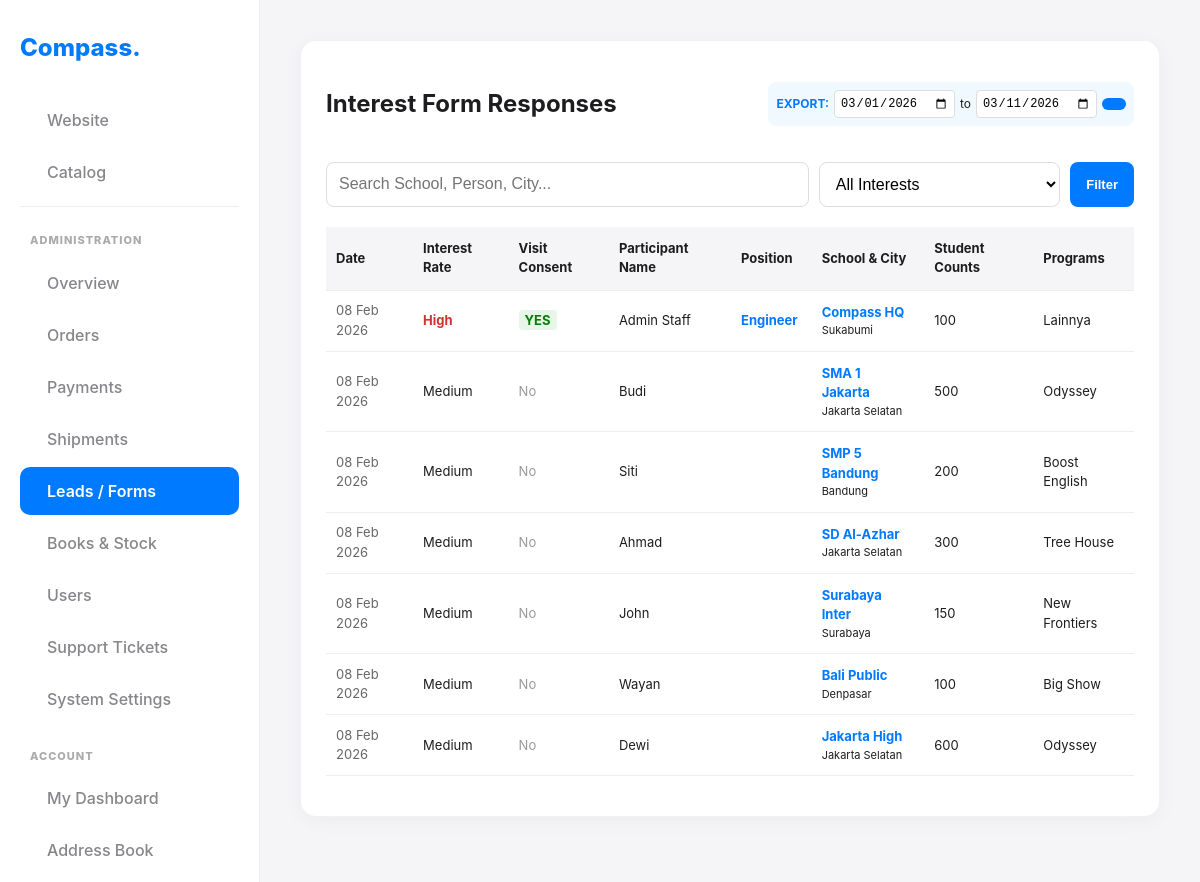
The page /?page=admin_forms (signed in) on the database its author committed.
### tables this page shows
CREATE TABLE `interest_forms` (
  `id` int NOT NULL,
  `school_name` varchar(150) DEFAULT NULL,
  `participant_name` varchar(100) DEFAULT NULL,
  `email` varchar(100) DEFAULT NULL,
  `phone` varchar(20) DEFAULT NULL,
  `city` varchar(100) DEFAULT NULL,
  `contact` varchar(100) DEFAULT NULL,
  `position` varchar(100) DEFAULT NULL,
  `student_count` int DEFAULT NULL,
  `programs` text,
  `visit_consent` varchar(20) DEFAULT NULL,
  `interest_level` varchar(100) DEFAULT NULL,
  `status` enum('new','contacted') DEFAULT 'new',
  `created_at` timestamp NULL DEFAULT CURRENT_TIMESTAMP
);

### view_admin_forms.php (the view, shortened to what this page needs)
<?php
$pdo = getDB();
$search = $_GET['q'] ?? '';
$sql = "SELECT * FROM interest_forms WHERE 1=1";
$params = [];
$sql .= " ORDER BY created_at DESC";
$stmt = $pdo->prepare($sql);
$stmt->execute($params);
$rows = $stmt->fetchAll();
?>
<div class="card">
    <div style="display:flex; justify-content:space-between; align-items:center; flex-wrap:wrap; gap:15px; margin-bottom:20px;">
        <h2>Interest Form Responses</h2>
        <form action="export.php" method="GET" style="display:flex; gap:5px; align-items:center; background:#f0f9ff; padding:8px; border-radius:8px;">
            <span style="font-size:12px; font-weight:bold; color:#007AFF;">EXPORT:</span>
            <input type="date" name="start" required value="<?php echo date('Y-m-01'); ?>" style="padding:5px; border:1px solid #ddd; border-radius:4px; font-size:12px; width:auto; margin:0;">
            <span style="font-size:12px;">to</span>
            <input type="date" name="end" required value="<?php echo date('Y-m-d'); ?>" style="padding:5px; border:1px solid #ddd; border-radius:4px; font-size:12px; width:auto; margin:0;">
            <button type="submit" class="btn btn-sm" style="padding:6px 12px; font-size:12px;"><ion-icon name="download"></ion-icon></button>
        </form>
    </div>
    <form method="GET" style="display:grid; grid-template-columns: 2fr 1fr auto; gap:10px; margin-bottom:20px;">
        <input type="text" name="q" value="<?php echo htmlspecialchars($search); ?>" placeholder="Search School, Person, City..." style="margin:0;">
        <select name="level" style="margin:0;">
            <option value="">All Interests</option>
        </select>
        <button type="submit" class="btn btn-sm">Filter</button>
    </form>
    <div style="overflow-x:auto;">
        <table style="width:100%; border-collapse:collapse; font-size:13px;">
            <tr style="background:#f5f5f7; text-align:left;">
                <th style="padding:10px;">Date</th>
                <th>Interest Rate</th>
                <th>Visit Consent</th>
                <th>Participant Name</th>
                <th>Position</th>
                <th>School & City</th>
                <th>Student Counts</th>
                <th>Programs</th>
            </tr>
            <?php foreach($rows as $f): ?>
            <tr style="border-bottom:1px solid #eee;">
                <td style="padding:10px; color:#666;"><?php echo date('d M Y', strtotime($f['created_at'])); ?></td>
                <td>
                    <?php if(($f['interest_level'] ?? '') == 'Tertarik'): ?>
                        <span style="color:#d32f2f; font-weight:bold;">High</span>
                    <?php else: ?>
                        Medium
                    <?php endif; ?>
                </td>
                <td>
                    <?php if(($f['visit_consent'] ?? '') == 'Ya'): ?>
                        <span style="color:green; font-weight:bold; background:#e8f5e9; padding:2px 6px; border-radius:4px;">YES</span>
                    <?php else: ?>
                        <span style="color:#999;">No</span>
                    <?php endif; ?>
                </td>
                <td>
                    <div><?php echo htmlspecialchars($f['participant_name'] ?? '-'); ?></div>
                </td>
                <td>
                    <div style="font-weight:bold; color:#007AFF;"><?php echo htmlspecialchars($f['position'] ?? ''); ?></div>
                </td>
                <td>
                    <div style="font-weight:bold; color:#007AFF;"><?php echo htmlspecialchars($f['school_name'] ?? ''); ?></div>
                    <div style="font-size:11px;"><?php echo htmlspecialchars($f['city'] ?? ''); ?></div>
                </td>
                <td><?php echo $f['student_count']; ?></td>
                <td><?php $json = $f['programs'];
$array = json_decode($json, true);
$text = implode(", ", $array);
echo $text; ?></td>
            </tr>
            <?php endforeach; ?>
        </table>
    </div>
</div>

### style.css (style rules this page uses)
:root { --primary: #007aff; --primary-dark: #0056b3; --secondary: #5856d6; --accent: #ff2d55; --background: #f5f5f7; --text-main: #1d1d1f; --text-muted: #86868b; --card-bg: #ffffff; --success: #34c759; --sidebar-width: 260px; --header-height: 60px; --radius: 16px; --gradient-hero: linear-gradient(135deg, #007aff 0%, #00c7be 100%); }
* { box-sizing: border-box; }
body { margin: 0; padding: 0; background-color: var(--background); font-family: -apple-system, BlinkMacSystemFont, "Segoe UI", Roboto, Helvetica, Arial, sans-serif; color: var(--text-main); line-height: 1.5; -webkit-font-smoothing: antialiased; scroll-behavior: smooth; }
.btn, .btn-sm { display: inline-flex; align-items: center; justify-content: center; gap: 8px; padding: 12px 24px; background: var(--primary); color: white; border-radius: 12px; border: none; font-weight: 600; font-size: 14px; text-decoration: none; cursor: pointer; transition: transform 0.2s, box-shadow 0.2s; text-align: center; }
.btn-sm { padding: 8px 16px; font-size: 13px; border-radius: 8px; }
.card { background: var(--card-bg); border-radius: var(--radius); padding: 25px; box-shadow: 0 4px 20px rgba(0, 0, 0, 0.04); margin-bottom: 25px; border: 1px solid rgba(0, 0, 0, 0.05); transition: transform 0.3s ease; }
input, select, textarea { width: 100%; padding: 12px; border: 1px solid #ddd; border-radius: 8px; font-size: 16px; background: #fff; margin-bottom: 15px; }
table { width: 100%; border-collapse: collapse; }
div[style*="overflow-x:auto"] { -webkit-overflow-scrolling: touch; width: 100%; display: block; margin-bottom: 15px; }
th, td { padding: 12px; text-align: left; border-bottom: 1px solid #eee; }

### rows shown on the page
interest_forms: created_at "08 Feb 2026", interest_level "High", visit_consent "YES", participant_name "Admin Staff", position "Engineer", school_name "Compass HQ", city "Sukabumi", student_count "100", programs "Lainnya"
interest_forms: created_at "08 Feb 2026", shows "Medium", shows "No", participant_name "Budi", school_name "SMA 1 Jakarta", city "Jakarta Selatan", student_count "500", programs "Odyssey"
interest_forms: created_at "08 Feb 2026", shows "Medium", shows "No", participant_name "Siti", school_name "SMP 5 Bandung", city "Bandung", student_count "200", programs "Boost English"
interest_forms: created_at "08 Feb 2026", shows "Medium", shows "No", participant_name "Ahmad", school_name "SD Al-Azhar", city "Jakarta Selatan", student_count "300", programs "Tree House"
interest_forms: created_at "08 Feb 2026", shows "Medium", shows "No", participant_name "John", school_name "Surabaya Inter", city "Surabaya", student_count "150", programs "New Frontiers"
interest_forms: created_at "08 Feb 2026", shows "Medium", shows "No", participant_name "Wayan", school_name "Bali Public", city "Denpasar", student_count "100", programs "Big Show"
interest_forms: created_at "08 Feb 2026", shows "Medium", shows "No", participant_name "Dewi", school_name "Jakarta High", city "Jakarta Selatan", student_count "600", programs "Odyssey"
